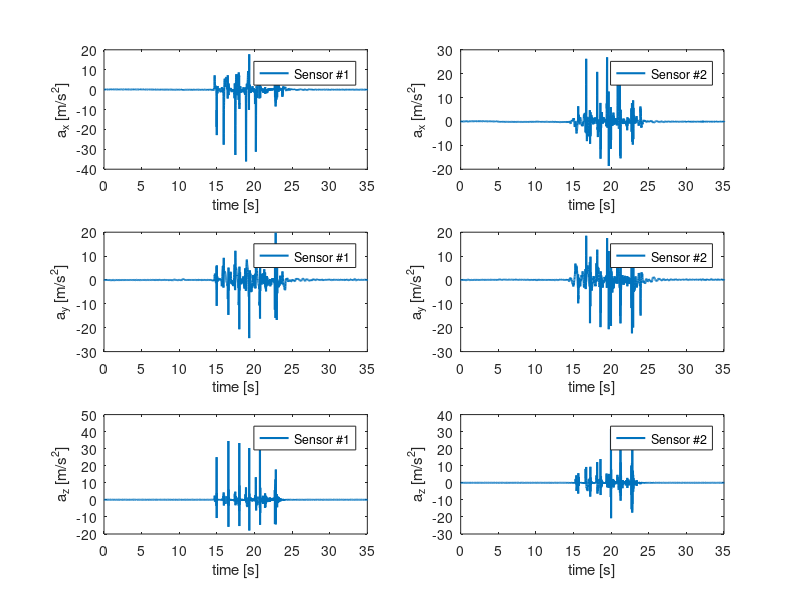
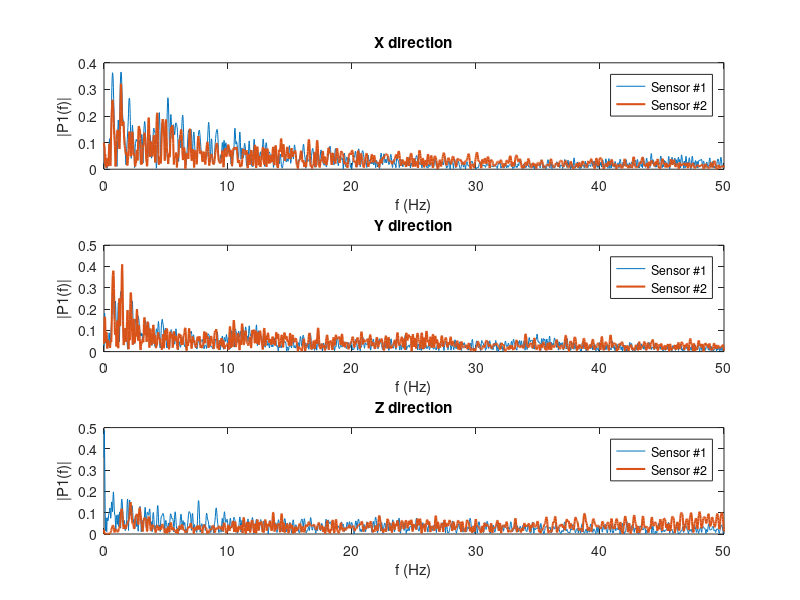
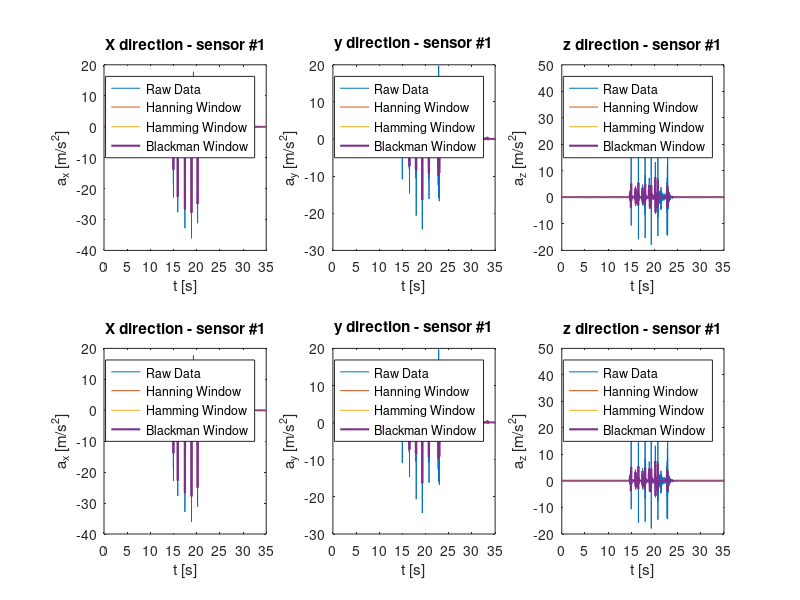
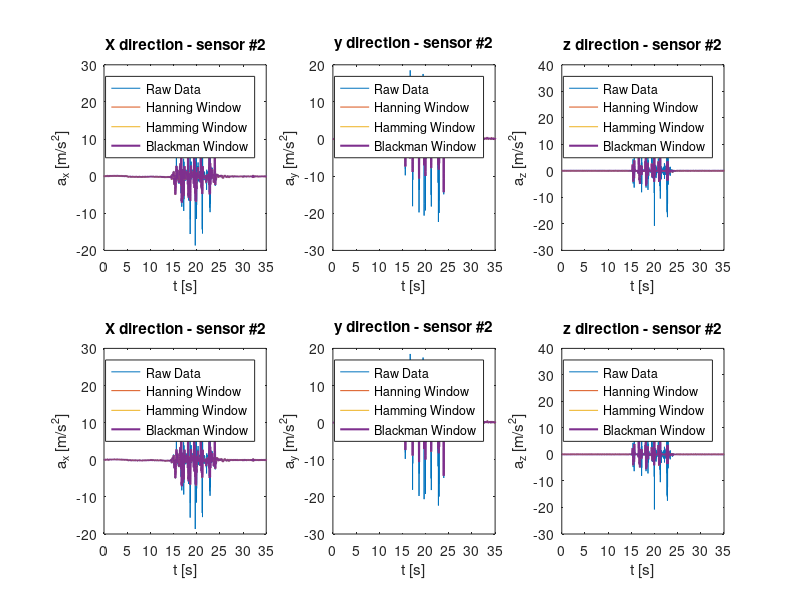

MATLAB code to generate these figures, in order: (Note: this script raises an error after producing the figures.)
clc
clear all
close all

%% Import Data
s1 = importdata('S1.mat');
s2 = importdata('S2.mat');

%% Data classification

ctr = input('Acceleration  type (1= Acceleration, 2 = Free acceleration) =      ');

    if ctr ==1 
        n1 = 3; n2 = 4; n3 = 5;
    else
        n1 = 6; n2 = 7; n3 = 8;
    end
A_x_s1 = s1(:,n1);
A_y_s1 = s1(:,n2);
A_z_s1 = s1(:,n3);
%%%%%%%%%%%%%%%%%%%%%%%%%%%%%
A_x_s2 = s2(:,n1);
A_y_s2 = s2(:,n2);
A_z_s2 = s2(:,n3);

%% Finding Time
Fs = 100;            % Sampling frequency                    
T = 1/Fs;             % Sampling period       
L = size(A_z_s1,1);             % Length of signal
t = (0:L-1)*T;        % Time vector
f = Fs*(0:(L/2))/L;

%% plot - time domain
h1= figure(1),set(gcf, 'Position', [0, 100, 1000, 550]);
subplot(3,2,1),plot(t,A_x_s1,'LineWidth', 1.5),legend('Sensor #1'),handlex9 = xlabel('time [s]');, handley9 = ylabel('a_x [m/s^2]');
xlim([0 35])
subplot(3,2,2),plot(t,A_x_s2,'LineWidth', 1.5),legend('Sensor #2'),handlex9 = xlabel('time [s]');, handley9 = ylabel('a_x [m/s^2]');
xlim([0 35])
subplot(3,2,3),plot(t,A_y_s1,'LineWidth', 1.5),legend('Sensor #1'),handlex9 = xlabel('time [s]');, handley9 = ylabel('a_y [m/s^2]');
xlim([0 35])
subplot(3,2,4),plot(t,A_y_s2,'LineWidth', 1.5),legend('Sensor #2'),handlex9 = xlabel('time [s]');, handley9 = ylabel('a_y [m/s^2]');
xlim([0 35])
subplot(3,2,5),plot(t,A_z_s1,'LineWidth', 1.5),legend('Sensor #1'),handlex9 = xlabel('time [s]');, handley9 = ylabel('a_z [m/s^2]');
xlim([0 35])
subplot(3,2,6),plot(t,A_z_s2,'LineWidth', 1.5),legend('Sensor #2'),handlex9 = xlabel('time [s]');, handley9 = ylabel('a_z [m/s^2]');
xlim([0 35])
%% Freq Domain
A_x_s1f = fft(A_x_s1);
P2A_x_s1f = abs(A_x_s1f/L);
P1A_x_s1f = P2A_x_s1f(1:L/2+1);
P1A_x_s1f(2:end-1) = 2*P1A_x_s1f(2:end-1);
%%%%%%%%%%%%%%%%%%%%%%%%%%%%%%%%%%%%%%%%%%%%%%%%%%%%%%%%%%
A_y_s1f = fft(A_y_s1);
P2A_y_s1f = abs(A_y_s1f/L);
P1A_y_s1f = P2A_y_s1f(1:L/2+1);
P1A_y_s1f(2:end-1) = 2*P1A_y_s1f(2:end-1);
%%%%%%%%%%%%%%%%%%%%%%%%%%%%%%%%%%%%%%%%%%%%%%%%%%%%%%%%%%
A_z_s1f = fft(abs(A_z_s1));
P2A_z_s1f = abs(A_z_s1f/L);
P1A_z_s1f = P2A_z_s1f(1:L/2+1);
P1A_z_s1f(2:end-1) = 2*P1A_z_s1f(2:end-1);
%%%%%%%%%%%%%%%%%%%%%%%%%%%%%%%%%%%%%%%%%%%%%%%%%%%%%%%%%%
A_x_s2f = fft(A_x_s2);
P2A_x_s2f = abs(A_x_s2f/L);
P1A_x_s2f = P2A_x_s2f(1:L/2+1);
P1A_x_s2f(2:end-1) = 2*P1A_x_s2f(2:end-1);
%%%%%%%%%%%%%%%%%%%%%%%%%%%%%%%%%%%%%%%%%%%%%%%%%%%%%%%%%%
A_y_s2f = fft(A_y_s2);
P2A_y_s2f = abs(A_y_s2f/L);
P1A_y_s2f = P2A_y_s2f(1:L/2+1);
P1A_y_s2f(2:end-1) = 2*P1A_y_s2f(2:end-1);
%%%%%%%%%%%%%%%%%%%%%%%%%%%%%%%%%%%%%%%%%%%%%%%%%%%%%%%%%%
A_z_s2f = fft(A_z_s2);
P2A_z_s2f = abs(A_z_s2f/L);
P1A_z_s2f = P2A_z_s2f(1:L/2+1);
P1A_z_s2f(2:end-1) = 2*P1A_z_s2f(2:end-1);
%%%%%%%%%%%%%%%%%%%%%%%%%%%%%%%%%%%%%%%%%%%%%%%%%%%%%%%%%%
h1= figure(2);
set(gcf, 'Position', [0, 100, 1000, 550]);
subplot(3,1,1),plot(f,P1A_x_s1f,f,P1A_x_s2f,'LineWidth', 1.5),title('X direction'),legend('Sensor #1', 'Sensor #2'),handlex9 = xlabel('f (Hz)');, handley9 = ylabel('|P1(f)|');
subplot(3,1,2),plot(f,P1A_y_s1f,f,P1A_y_s2f,'LineWidth', 1.5),title('Y direction'),legend('Sensor #1', 'Sensor #2'),handlex9 = xlabel('f (Hz)');, handley9 = ylabel('|P1(f)|');
subplot(3,1,3),plot(f,P1A_z_s1f,f,P1A_z_s2f,'LineWidth', 1.5),title('Z direction'),legend('Sensor #1', 'Sensor #2'),handlex9 = xlabel('f (Hz)');, handley9 = ylabel('|P1(f)|');

%% for slide
% h1= figure(30);
% set(gcf, 'Position', [0, 100, 1000, 550]);
% plot(f,P1A_x_s1f,f,P1A_x_s2f, f,P1A_y_s1f,f,P1A_y_s2f,f,P1A_z_s1f,f,P1A_z_s2f,'LineWidth', 1.5),legend('X direction of Sensor #1', 'X direction of Sensor #2', 'Y direction of Sensor #1', 'Y direction of Sensor #2', 'Z direction of Sensor #1', 'Z direction of Sensor #2'),handlex9 = xlabel('f (Hz)');, handley9 = ylabel('|P1(f)|');



%% Filter Design
fs = 100;

%%%%% FIR %%%%
PB = 10; % Pass Band Edge (Hz)
SB = 20; % Stop Band Edge (Hz)

TW = (SB-PB);
f1 = PB+(TW/2);
omega = 2*pi*(f1/fs);


%%%%%%%% Hanning Window %%%%%%%%

Nhann = 3.32*(fs/TW); % Hanning Window
Nhann = round(Nhann);

if rem(Nhann,2)==0
 Nhann = Nhann+1;
end

n_hann = [-(Nhann-1)/2:(Nhann-1)/2];
h_hann1 = (omega/pi).*sinc((omega/pi)*n_hann);

w_hann = hann(Nhann)';
h_hann = h_hann1.*w_hann;

b_hann = h_hann;
a_hann = 1;



A_x_s1_hnw = filtfilt(b_hann,a_hann,A_x_s1);
A_y_s1_hnw = filtfilt(b_hann,a_hann,A_y_s1);
A_z_s1_hnw = filtfilt(b_hann,a_hann,A_z_s1);

A_x_s2_hnw = filtfilt(b_hann,a_hann,A_x_s2);
A_y_s2_hnw = filtfilt(b_hann,a_hann,A_y_s2);
A_z_s2_hnw = filtfilt(b_hann,a_hann,A_z_s2);




%%%%%%%% Hamming Window %%%%%%%%
Nhamm = 3.44*(fs/TW); % Hamming Window
Nhamm = round(Nhamm);

if rem(Nhamm,2)==0
 Nhamm = Nhamm+1;
end

n_hamm = [-(Nhamm-1)/2:(Nhamm-1)/2];
h_hamm1 = (omega/pi).*sinc((omega/pi)*n_hamm);

w_hamm = hamming(Nhamm)';
h_hamm = h_hamm1.*w_hamm;

b_hamm = h_hamm;
a_hamm = 1;

A_x_s1_hmw = filtfilt(b_hamm,a_hamm,A_x_s1);
A_y_s1_hmw = filtfilt(b_hamm,a_hamm,A_y_s1);
A_z_s1_hmw = filtfilt(b_hamm,a_hamm,A_z_s1);

A_x_s2_hmw = filtfilt(b_hamm,a_hamm,A_x_s2);
A_y_s2_hmw = filtfilt(b_hamm,a_hamm,A_y_s2);
A_z_s2_hmw = filtfilt(b_hamm,a_hamm,A_z_s2);


%%%%%%%% Blackman Window %%%%%%%%
Nbl = 5.98*(fs/TW); % Blackman Window
Nbl = round(Nbl);

if rem(Nbl,2)==0
 Nbl = Nbl+1;
end

n_bl = [-(Nbl-1)/2:(Nbl-1)/2];
h_bl1 = (omega/pi).*sinc((omega/pi)*n_bl);

w_bl = blackman(Nbl)';
h_bl = h_bl1.*w_bl;

b_bl = h_bl;
a_bl = 1;

A_x_s1_bw = filtfilt(b_bl,a_bl,A_x_s1);
A_y_s1_bw = filtfilt(b_bl,a_bl,A_y_s1);
A_z_s1_bw = filtfilt(b_bl,a_bl,A_z_s1);

A_x_s2_bw = filtfilt(b_bl,a_bl,A_x_s2);
A_y_s2_bw = filtfilt(b_bl,a_bl,A_y_s2);
A_z_s2_bw = filtfilt(b_bl,a_bl,A_z_s2);

%%% IIR Filter %%%%

%%%%%%%% Butterworth %%%%%%%%
fc = 10; % cut-off freq
fs = 100; % sampling freq
n_bw = 4; % order of filter
[b_bw,a_bw] = butter(n_bw,fc/(fs/2));

A_x_s1_but = filtfilt(b_bw,a_bw,A_x_s1);
A_y_s1_but = filtfilt(b_bw,a_bw,A_y_s1);
A_z_s1_but = filtfilt(b_bw,a_bw,A_z_s1);

A_x_s2_but = filtfilt(b_bw,a_bw,A_x_s2);
A_y_s2_but = filtfilt(b_bw,a_bw,A_y_s2);
A_z_s2_but = filtfilt(b_bw,a_bw,A_z_s2);


%%%%%%%% Chebyshev Type I %%%%%%%%

n_ch = 4; % Chebyshev Type I order
fp_ch = 10; % Pass band edge frequency (Hz)
Rp_ch = 0.001; % Pass band ripple (dB)
wp_ch = (2*pi*fp_ch)/(fs*pi);
[b_ch,a_ch] = cheby1(n_ch,Rp_ch,wp_ch);  

A_x_s1_ch = filtfilt(b_ch,a_ch,A_x_s1);
A_y_s1_ch = filtfilt(b_ch,a_ch,A_y_s1);
A_z_s1_ch = filtfilt(b_ch,a_ch,A_z_s1);

A_x_s2_ch = filtfilt(b_ch,a_ch,A_x_s2);
A_y_s2_ch = filtfilt(b_ch,a_ch,A_y_s2);
A_z_s2_ch = filtfilt(b_ch,a_ch,A_z_s2);


%%%%%%%% Raw Data vs Filtered Data %%%%%%%%

%% FIR results
figure(3)
set(gcf, 'Position', [0, 100, 1000, 550]);
subplot(2,3,1),plot(t, A_x_s1, t,A_x_s1_hnw, t,A_x_s1_hmw, t,A_x_s1_bw,'LineWidth', 1.5),title('X direction - sensor #1'),legend('Raw Data', 'Hanning Window','Hamming Window','Blackman Window'),handlex9 = xlabel('t [s]');, handley9 = ylabel('a_x [m/s^2]');
xlim([0 35])
subplot(2,3,2),plot(t, A_y_s1, t,A_y_s1_hnw, t,A_y_s1_hmw, t,A_y_s1_bw,'LineWidth', 1.5),title('y direction - sensor #1'),legend('Raw Data', 'Hanning Window','Hamming Window','Blackman Window'),handlex9 = xlabel('t [s]');, handley9 = ylabel('a_y [m/s^2]');
xlim([0 35])
subplot(2,3,3),plot(t, A_z_s1, t,A_z_s1_hnw, t,A_z_s1_hmw, t,A_z_s1_bw,'LineWidth', 1.5),title('z direction - sensor #1'),legend('Raw Data', 'Hanning Window','Hamming Window','Blackman Window'),handlex9 = xlabel('t [s]');, handley9 = ylabel('a_z [m/s^2]');
xlim([0 35])
subplot(2,3,4),plot(t, A_x_s1, t,A_x_s1_hnw, t,A_x_s1_hmw, t,A_x_s1_bw,'LineWidth', 1.5),title('X direction - sensor #1'),legend('Raw Data', 'Hanning Window','Hamming Window','Blackman Window'),handlex9 = xlabel('t [s]');, handley9 = ylabel('a_x [m/s^2]');
xlim([0 35])
subplot(2,3,5),plot(t, A_y_s1, t,A_y_s1_hnw, t,A_y_s1_hmw, t,A_y_s1_bw,'LineWidth', 1.5),title('y direction - sensor #1'),legend('Raw Data', 'Hanning Window','Hamming Window','Blackman Window'),handlex9 = xlabel('t [s]');, handley9 = ylabel('a_y [m/s^2]');
xlim([0 35])
subplot(2,3,6),plot(t, A_z_s1, t,A_z_s1_hnw, t,A_z_s1_hmw, t,A_z_s1_bw,'LineWidth', 1.5),title('z direction - sensor #1'),legend('Raw Data', 'Hanning Window','Hamming Window','Blackman Window'),handlex9 = xlabel('t [s]');, handley9 = ylabel('a_z [m/s^2]');
xlim([0 35])

figure(4)
set(gcf, 'Position', [0, 100, 1000, 550]);
subplot(2,3,1),plot(t, A_x_s2, t,A_x_s2_hnw, t,A_x_s2_hmw, t,A_x_s2_bw,'LineWidth', 1.5),title('X direction - sensor #2'),legend('Raw Data', 'Hanning Window','Hamming Window','Blackman Window'),handlex9 = xlabel('t [s]');, handley9 = ylabel('a_x [m/s^2]');
xlim([0 35])
subplot(2,3,2),plot(t, A_y_s2, t,A_y_s2_hnw, t,A_y_s2_hmw, t,A_y_s2_bw,'LineWidth', 1.5),title('y direction - sensor #2'),legend('Raw Data', 'Hanning Window','Hamming Window','Blackman Window'),handlex9 = xlabel('t [s]');, handley9 = ylabel('a_y [m/s^2]');
xlim([0 35])
subplot(2,3,3),plot(t, A_z_s2, t,A_z_s2_hnw, t,A_z_s2_hmw, t,A_z_s2_bw,'LineWidth', 1.5),title('z direction - sensor #2'),legend('Raw Data', 'Hanning Window','Hamming Window','Blackman Window'),handlex9 = xlabel('t [s]');, handley9 = ylabel('a_z [m/s^2]');
xlim([0 35])
subplot(2,3,4),plot(t, A_x_s2, t,A_x_s2_hnw, t,A_x_s2_hmw, t,A_x_s2_bw,'LineWidth', 1.5),title('X direction - sensor #2'),legend('Raw Data', 'Hanning Window','Hamming Window','Blackman Window'),handlex9 = xlabel('t [s]');, handley9 = ylabel('a_x [m/s^2]');
xlim([0 35])
subplot(2,3,5),plot(t, A_y_s2, t,A_y_s2_hnw, t,A_y_s2_hmw, t,A_y_s2_bw,'LineWidth', 1.5),title('y direction - sensor #2'),legend('Raw Data', 'Hanning Window','Hamming Window','Blackman Window'),handlex9 = xlabel('t [s]');, handley9 = ylabel('a_y [m/s^2]');
xlim([0 35])
subplot(2,3,6),plot(t, A_z_s2, t,A_z_s2_hnw, t,A_z_s2_hmw, t,A_z_s2_bw,'LineWidth', 1.5),title('z direction - sensor #2'),legend('Raw Data', 'Hanning Window','Hamming Window','Blackman Window'),handlex9 = xlabel('t [s]');, handley9 = ylabel('a_z [m/s^2]');
xlim([0 35])


%% FIR results For slides
% close all
% 
% figure(1)
% set(gcf, 'Position', [0, 100, 1000, 550]);
% subplot(2,1,1),plot(t, A_x_s1, t,A_x_s1_hnw, t,A_x_s1_hmw, t,A_x_s1_bw,'LineWidth', 1.5),title('X direction - sensor #1'),legend('Raw Data', 'Hanning Window','Hamming Window','Blackman Window'),handlex9 = xlabel('t [s]');, handley9 = ylabel('a_x [m/s^2]');
% xlim([10 30])
% subplot(2,1,2),plot(t, A_x_s1, t,A_x_s1_hnw, t,A_x_s1_hmw, t,A_x_s1_bw,'LineWidth', 1.5),title('X direction - sensor #1'),legend('Raw Data', 'Hanning Window','Hamming Window','Blackman Window'),handlex9 = xlabel('t [s]');, handley9 = ylabel('a_x [m/s^2]');
% xlim([10 30])
% 
% figure(2)
% set(gcf, 'Position', [0, 100, 1000, 550]);
% subplot(2,1,1),plot(t, A_y_s1, t,A_y_s1_hnw, t,A_y_s1_hmw, t,A_y_s1_bw,'LineWidth', 1.5),title('y direction - sensor #1'),legend('Raw Data', 'Hanning Window','Hamming Window','Blackman Window'),handlex9 = xlabel('t [s]');, handley9 = ylabel('a_y [m/s^2]');
% xlim([10 30])
% subplot(2,1,2),plot(t, A_y_s1, t,A_y_s1_hnw, t,A_y_s1_hmw, t,A_y_s1_bw,'LineWidth', 1.5),title('y direction - sensor #1'),legend('Raw Data', 'Hanning Window','Hamming Window','Blackman Window'),handlex9 = xlabel('t [s]');, handley9 = ylabel('a_y [m/s^2]');
% xlim([10 30])
% 
% figure(3)
% set(gcf, 'Position', [0, 100, 1000, 550]);
% subplot(2,1,1),plot(t, A_z_s1, t,A_z_s1_hnw, t,A_z_s1_hmw, t,A_z_s1_bw,'LineWidth', 1.5),title('z direction - sensor #1'),legend('Raw Data', 'Hanning Window','Hamming Window','Blackman Window'),handlex9 = xlabel('t [s]');, handley9 = ylabel('a_z [m/s^2]');
% xlim([10 30])
% subplot(2,1,2),plot(t, A_z_s1, t,A_z_s1_hnw, t,A_z_s1_hmw, t,A_z_s1_bw,'LineWidth', 1.5),title('z direction - sensor #1'),legend('Raw Data', 'Hanning Window','Hamming Window','Blackman Window'),handlex9 = xlabel('t [s]');, handley9 = ylabel('a_z [m/s^2]');
% xlim([10 30])
%% IIR Results            

figure(5)
set(gcf, 'Position', [0, 100, 1000, 550]);
subplot(2,3,1),plot(t, A_x_s1, t,A_x_s1_but, t,A_x_s1_ch,'LineWidth', 1.5),title('X direction - sensor #1'),legend('Raw Data','Butterworth','Chebyshev Type I'),handlex9 = xlabel('t [s]');, handley9 = ylabel('a_x [m/s^2]');
xlim([10 30])
subplot(2,3,2),plot(t, A_y_s1, t,A_y_s1_but, t,A_y_s1_ch,'LineWidth', 1.5),title('y direction - sensor #1'),legend('Raw Data','Butterworth','Chebyshev Type I'),handlex9 = xlabel('t [s]');, handley9 = ylabel('a_y [m/s^2]');
xlim([10 30])
subplot(2,3,3),plot(t, A_z_s1, t,A_z_s1_but, t,A_z_s1_ch,'LineWidth', 1.5),title('z direction - sensor #1'),legend('Raw Data','Butterworth','Chebyshev Type I'),handlex9 = xlabel('t [s]');, handley9 = ylabel('a_z [m/s^2]');
xlim([10 30])
subplot(2,3,4),plot(t, A_x_s1, t,A_x_s1_but, t,A_x_s1_ch,'LineWidth', 1.5),title('X direction - sensor #1'),legend('Raw Data','Butterworth','Chebyshev Type I'),handlex9 = xlabel('t [s]');, handley9 = ylabel('a_x [m/s^2]');
xlim([10 30])
subplot(2,3,5),plot(t, A_y_s1, t,A_y_s1_but, t,A_y_s1_ch,'LineWidth', 1.5),title('y direction - sensor #1'),legend('Raw Data','Butterworth','Chebyshev Type I'),handlex9 = xlabel('t [s]');, handley9 = ylabel('a_y [m/s^2]');
xlim([10 30])
subplot(2,3,6),plot(t, A_z_s1, t,A_z_s1_but, t,A_z_s1_ch,'LineWidth', 1.5),title('z direction - sensor #1'),legend('Raw Data','Butterworth','Chebyshev Type I'),handlex9 = xlabel('t [s]');, handley9 = ylabel('a_z [m/s^2]');
xlim([10 30])

figure(6)
set(gcf, 'Position', [0, 100, 1000, 550]);
subplot(2,3,1),plot(t, A_x_s2, t,A_x_s2_but, t,A_x_s2_ch,'LineWidth', 1.5),title('X direction - sensor #2'),legend('Raw Data','Butterworth','Chebyshev Type I'),handlex9 = xlabel('t [s]');, handley9 = ylabel('a_x [m/s^2]');
xlim([0 35])
subplot(2,3,2),plot(t, A_y_s2, t,A_y_s2_but, t,A_y_s2_ch,'LineWidth', 1.5),title('y direction - sensor #2'),legend('Raw Data','Butterworth','Chebyshev Type I'),handlex9 = xlabel('t [s]');, handley9 = ylabel('a_y [m/s^2]');
xlim([0 35])
subplot(2,3,3),plot(t, A_z_s2, t,A_z_s2_but, t,A_z_s2_ch,'LineWidth', 1.5),title('z direction - sensor #2'),legend('Raw Data','Butterworth','Chebyshev Type I'),handlex9 = xlabel('t [s]');, handley9 = ylabel('a_z [m/s^2]');
xlim([0 35])
subplot(2,3,4),plot(t, A_x_s2, t,A_x_s2_but, t,A_x_s2_ch,'LineWidth', 1.5),title('X direction - sensor #2'),legend('Raw Data','Butterworth','Chebyshev Type I'),handlex9 = xlabel('t [s]');, handley9 = ylabel('a_x [m/s^2]');
xlim([0 35])
subplot(2,3,5),plot(t, A_y_s2, t,A_y_s2_but, t,A_y_s2_ch,'LineWidth', 1.5),title('y direction - sensor #2'),legend('Raw Data','Butterworth','Chebyshev Type I'),handlex9 = xlabel('t [s]');, handley9 = ylabel('a_y [m/s^2]');
xlim([0 35])
subplot(2,3,6),plot(t, A_z_s2, t,A_z_s2_but, t,A_z_s2_ch,'LineWidth', 1.5),title('z direction - sensor #2'),legend('Raw Data','Butterworth','Chebyshev Type I'),handlex9 = xlabel('t [s]');, handley9 = ylabel('a_z [m/s^2]');
xlim([0 35])
%% IIR results For slides
% close all
% figure(1)
% set(gcf, 'Position', [0, 100, 1000, 550]);
% subplot(2,1,1),plot(t, A_x_s1, t,A_x_s1_but, t,A_x_s1_ch,'LineWidth', 1.5),title('X direction - sensor #1'),legend('Raw Data','Butterworth','Chebyshev Type I'),handlex9 = xlabel('t [s]');, handley9 = ylabel('a_x [m/s^2]');
% xlim([10 30])
% subplot(2,1,2),plot(t, A_x_s1, t,A_x_s1_but, t,A_x_s1_ch,'LineWidth', 1.5),title('X direction - sensor #1'),legend('Raw Data','Butterworth','Chebyshev Type I'),handlex9 = xlabel('t [s]');, handley9 = ylabel('a_x [m/s^2]');
% xlim([10 30])
% 
% figure(2)
% set(gcf, 'Position', [0, 100, 1000, 550]);
% subplot(2,1,1),plot(t, A_y_s1, t,A_y_s1_but, t,A_y_s1_ch,'LineWidth', 1.5),title('y direction - sensor #1'),legend('Raw Data','Butterworth','Chebyshev Type I'),handlex9 = xlabel('t [s]');, handley9 = ylabel('a_y [m/s^2]');
% xlim([10 30])
% subplot(2,1,2),plot(t, A_y_s1, t,A_y_s1_but, t,A_y_s1_ch,'LineWidth', 1.5),title('y direction - sensor #1'),legend('Raw Data','Butterworth','Chebyshev Type I'),handlex9 = xlabel('t [s]');, handley9 = ylabel('a_y [m/s^2]');
% xlim([10 30])
% 
% figure(3)
% set(gcf, 'Position', [0, 100, 1000, 550]);
% subplot(2,1,1),plot(t, A_z_s1, t,A_z_s1_but, t,A_z_s1_ch,'LineWidth', 1.5),title('z direction - sensor #1'),legend('Raw Data','Butterworth','Chebyshev Type I'),handlex9 = xlabel('t [s]');, handley9 = ylabel('a_z [m/s^2]');
% xlim([10 30])
% subplot(2,1,2),plot(t, A_z_s1, t,A_z_s1_but, t,A_z_s1_ch,'LineWidth', 1.5),title('z direction - sensor #1'),legend('Raw Data','Butterworth','Chebyshev Type I'),handlex9 = xlabel('t [s]');, handley9 = ylabel('a_z [m/s^2]');
% xlim([10 30])


%% Velocity Plot

%%%%%%%% Data input for integral %%%%%%%%
data1 = [A_x_s1 A_y_s1 A_z_s1]; %raw data sensor #1
data2 = [A_x_s2 A_y_s2 A_z_s2]; %raw data sensor #1
data1_but = [A_x_s1_but A_y_s1_but A_z_s1_but]; %Filtered Butterworth  sensor #1
data2_but = [A_x_s2_but A_y_s2_but A_z_s2_but]; %Filtered Butterworth  sensor #2

data1_ch = [A_x_s1_ch A_y_s1_ch A_z_s1_ch]; %Filtered Chebyshev Type I sensor #1
data2_ch = [A_x_s2_ch A_y_s2_ch A_z_s2_ch]; %Filtered Chebyshev Type I sensor #2

data1_hnw = [A_x_s1_hnw A_y_s1_hnw A_z_s1_hnw]; %Filtered hanning sensor #1
data2_hnw = [A_x_s2_hnw A_y_s2_hnw A_z_s2_hnw]; %Filtered hanning sensor #1

data1_hmw = [A_x_s1_hmw A_y_s1_hmw A_z_s1_hmw]; %Filtered hamming sensor #1
data2_hmw = [A_x_s2_hmw A_y_s2_hmw A_z_s2_hmw]; %Filtered hamming sensor #1

data1_bw = [A_x_s1_bw A_y_s1_bw A_z_s1_bw]; %Filtered Blackman sensor #1
data2_bw = [A_x_s2_bw A_y_s2_bw A_z_s2_bw]; %Filtered Blackman sensor #1

%%%%%%%% Velocity %%%%%%%%
%x
[time,vel_x]=velfinder(data1,data2,1);
[~,vel_x_but]=velfinder(data1_but,data2_but,1);
[~,vel_x_ch]=velfinder(data1_ch,data2_ch,1);
[~,vel_x_hnw]=velfinder(data1_hnw,data2_hnw,1);
[~,vel_x_hmw]=velfinder(data1_hmw,data2_hmw,1);
[~,vel_x_bw]=velfinder(data1_bw,data2_bw,1);

%y
[~,vel_y]=velfinder(data1,data2,2);
[~,vel_y_but]=velfinder(data1_but,data2_but,2);
[~,vel_y_ch]=velfinder(data1_ch,data2_ch,2);
[~,vel_y_hnw]=velfinder(data1_hnw,data2_hnw,2);
[~,vel_y_hmw]=velfinder(data1_hmw,data2_hmw,2);
[~,vel_y_bw]=velfinder(data1_bw,data2_bw,2);

%z
[~,vel_z]=velfinder(data1,data2,3);
[~,vel_z_but]=velfinder(data1_but,data2_but,3);
[~,vel_z_ch]=velfinder(data1_ch,data2_ch,3);
[~,vel_z_hnw]=velfinder(data1_hnw,data2_hnw,3);
[~,vel_z_hmw]=velfinder(data1_hmw,data2_hmw,3);
[~,vel_z_bw]=velfinder(data1_bw,data2_bw,3);


%%%%%%%% position %%%%%%%%
%x
[time_x,pos_x]=posfinder(data1,data2,1);
[~,pos_x_but]=posfinder(data1_but,data2_but,1);
[~,pos_x_ch]=posfinder(data1_ch,data2_ch,1);
[~,pos_x_hnw]=posfinder(data1_hnw,data2_hnw,1);
[~,pos_x_hmw]=posfinder(data1_hmw,data2_hmw,1);
[~,pos_x_bw]=posfinder(data1_bw,data2_bw,1);

%y
[~,pos_y]=posfinder(data1,data2,2);
[~,pos_y_but]=posfinder(data1_but,data2_but,2);
[~,pos_y_ch]=posfinder(data1_ch,data2_ch,2);
[~,pos_y_hnw]=posfinder(data1_hnw,data2_hnw,2);
[~,pos_y_hmw]=posfinder(data1_hmw,data2_hmw,2);
[~,pos_y_bw]=posfinder(data1_bw,data2_bw,2);

%z
[~,pos_z]=posfinder(data1,data2,3);
[~,pos_z_but]=posfinder(data1_but,data2_but,3);
[~,pos_z_ch]=posfinder(data1_ch,data2_ch,3);
[~,pos_z_hnw]=posfinder(data1_hnw,data2_hnw,3);
[~,pos_z_hmw]=posfinder(data1_hmw,data2_hmw,3);
[~,pos_z_bw]=posfinder(data1_bw,data2_bw,3);


%% Velocity

figure(7)
set(gcf, 'Position', [0, 100, 1000, 550]);
subplot(3,1,1),plot(time, vel_x(:,1), time, vel_x_hnw(:,1), time, vel_x_hmw(:,1), time, vel_x_bw(:,1),'LineWidth', 1.5),title('Velocity in X direction - sensor #1'),legend('Raw Data', 'Hanning Window','Hamming Window','Blackman Window'),handlex9 = xlabel('t [s]');, handley9 = ylabel('v_x [m/s]');
xlim([0 35])
subplot(3,1,2),plot(time, vel_y(:,1), time, vel_y_hnw(:,1), time, vel_y_hmw(:,1), time, vel_y_bw(:,1),'LineWidth', 1.5),title('Velocity in y direction - sensor #1'),legend('Raw Data', 'Hanning Window','Hamming Window','Blackman Window'),handlex9 = xlabel('t [s]');, handley9 = ylabel('v_y [m/s]');
xlim([0 35])
subplot(3,1,3),plot(time, vel_z(:,1), time, vel_z_hnw(:,1), time, vel_z_hmw(:,1), time, vel_z_bw(:,1),'LineWidth', 1.5),title('Velocity in z direction - sensor #1'),legend('Raw Data', 'Hanning Window','Hamming Window','Blackman Window'),handlex9 = xlabel('t [s]');, handley9 = ylabel('v_z [m/s]');
xlim([0 35])

figure(8)
set(gcf, 'Position', [0, 100, 1000, 550]);
subplot(3,1,1),plot(time, vel_x(:,2), time, vel_x_hnw(:,2), time, vel_x_hmw(:,2), time, vel_x_bw(:,2),'LineWidth', 1.5),title('Velocity in X direction - sensor #2'),legend('Raw Data', 'Hanning Window','Hamming Window','Blackman Window'),handlex9 = xlabel('t [s]');, handley9 = ylabel('v_x [m/s]');
xlim([0 35])
subplot(3,1,2),plot(time, vel_y(:,2), time, vel_y_hnw(:,2), time, vel_y_hmw(:,2), time, vel_y_bw(:,2),'LineWidth', 1.5),title('Velocity in y direction - sensor #2'),legend('Raw Data', 'Hanning Window','Hamming Window','Blackman Window'),handlex9 = xlabel('t [s]');, handley9 = ylabel('v_y [m/s]');
xlim([0 35])
subplot(3,1,3),plot(time, vel_z(:,2), time, vel_z_hnw(:,2), time, vel_z_hmw(:,2), time, vel_z_bw(:,2),'LineWidth', 1.5),title('Velocity in z direction - sensor #2'),legend('Raw Data', 'Hanning Window','Hamming Window','Blackman Window'),handlex9 = xlabel('t [s]');, handley9 = ylabel('v_z [m/s]');
xlim([0 35])

figure(9)
set(gcf, 'Position', [0, 100, 1000, 550]);
subplot(3,1,1),plot(time, vel_x(:,1), time, vel_x_but(:,1), time, vel_x_ch(:,1),'LineWidth', 1.5),title('Velocity in X direction - sensor #1'),legend('Raw Data','Butterworth','Chebyshev Type I'),handlex9 = xlabel('t [s]');, handley9 = ylabel('v_x [m/s]');
xlim([0 35])
subplot(3,1,2),plot(time, vel_y(:,1), time, vel_y_but(:,1), time, vel_y_ch(:,1),'LineWidth', 1.5),title('Velocity in y direction - sensor #1'),legend('Raw Data','Butterworth','Chebyshev Type I'),handlex9 = xlabel('t [s]');, handley9 = ylabel('v_y [m/s]');
xlim([0 35])
subplot(3,1,3),plot(time, vel_z(:,1), time, vel_z_but(:,1), time, vel_z_ch(:,1),'LineWidth', 1.5),title('Velocity in z direction - sensor #1'),legend('Raw Data','Butterworth','Chebyshev Type I'),handlex9 = xlabel('t [s]');, handley9 = ylabel('v_z [m/s]');
xlim([0 35])

figure(10)
set(gcf, 'Position', [0, 100, 1000, 550]);
subplot(3,1,1),plot(time, vel_x(:,2), time, vel_x_but(:,2), time, vel_x_ch(:,2),'LineWidth', 1.5),title('Velocity in X direction - sensor #2'),legend('Raw Data','Butterworth','Chebyshev Type I'),handlex9 = xlabel('t [s]');, handley9 = ylabel('v_x [m/s]');
xlim([0 35])
subplot(3,1,2),plot(time, vel_y(:,2), time, vel_y_but(:,2), time, vel_y_ch(:,2),'LineWidth', 1.5),title('Velocity in y direction - sensor #2'),legend('Raw Data','Butterworth','Chebyshev Type I'),handlex9 = xlabel('t [s]');, handley9 = ylabel('v_y [m/s]');
xlim([0 35])
subplot(3,1,3),plot(time, vel_z(:,2), time, vel_z_but(:,2), time, vel_z_ch(:,2),'LineWidth', 1.5),title('Velocity in z direction - sensor #2'),legend('Raw Data','Butterworth','Chebyshev Type I'),handlex9 = xlabel('t [s]');, handley9 = ylabel('v_z [m/s]');
xlim([0 35])

%%  Position results
figure(11)
set(gcf, 'Position', [0, 100, 1000, 550]);
subplot(3,1,1),plot(time_x, pos_x(:,1), time_x, pos_x_hnw(:,1), time_x, pos_x_hmw(:,1), time_x, pos_x_bw(:,1),'LineWidth', 1.5),title('Displacement in X direction - sensor #1'),legend('Raw Data', 'Hanning Window','Hamming Window','Blackman Window'),handlex9 = xlabel('t [s]');, handley9 = ylabel('x [m]');
xlim([0 35])
subplot(3,1,2),plot(time_x, pos_y(:,1), time_x, pos_y_hnw(:,1), time_x, pos_y_hmw(:,1), time_x, pos_y_bw(:,1),'LineWidth', 1.5),title('Displacement in y direction - sensor #1'),legend('Raw Data', 'Hanning Window','Hamming Window','Blackman Window'),handlex9 = xlabel('t [s]');, handley9 = ylabel('y [m]');
xlim([0 35])
subplot(3,1,3),plot(time_x, pos_z(:,1), time_x, pos_z_hnw(:,1), time_x, pos_z_hmw(:,1), time_x, pos_z_bw(:,1),'LineWidth', 1.5),title('Displacement in z direction - sensor #1'),legend('Raw Data', 'Hanning Window','Hamming Window','Blackman Window'),handlex9 = xlabel('t [s]');, handley9 = ylabel('z [m]');
xlim([0 35])

figure(12)
set(gcf, 'Position', [0, 100, 1000, 550]);
subplot(3,1,1),plot(time_x, pos_x(:,2), time_x, pos_x_hnw(:,2), time_x, pos_x_hmw(:,2), time_x, pos_x_bw(:,2),'LineWidth', 1.5),title('Displacement in X direction - sensor #2'),legend('Raw Data', 'Hanning Window','Hamming Window','Blackman Window'),handlex9 = xlabel('t [s]');, handley9 = ylabel('x [m]');
xlim([0 35])
subplot(3,1,2),plot(time_x, pos_y(:,2), time_x, pos_y_hnw(:,2), time_x, pos_y_hmw(:,2), time_x, pos_y_bw(:,2),'LineWidth', 1.5),title('Displacement in y direction - sensor #2'),legend('Raw Data', 'Hanning Window','Hamming Window','Blackman Window'),handlex9 = xlabel('t [s]');, handley9 = ylabel('y [m]');
xlim([0 35])
subplot(3,1,3),plot(time_x, pos_z(:,2), time_x, pos_z_hnw(:,2), time_x, pos_z_hmw(:,2), time_x, pos_z_bw(:,2),'LineWidth', 1.5),title('Displacement in z direction - sensor #2'),legend('Raw Data', 'Hanning Window','Hamming Window','Blackman Window'),handlex9 = xlabel('t [s]');, handley9 = ylabel('z [m]');


figure(13)
set(gcf, 'Position', [0, 100, 1000, 550]);
subplot(3,1,1),plot(time_x, pos_x(:,1), time_x, pos_x_but(:,1), time_x, pos_x_ch(:,1),'LineWidth', 1.5),title('Displacement in X direction - sensor #1'),legend('Raw Data','Butterworth','Chebyshev Type I'),handlex9 = xlabel('t [s]');, handley9 = ylabel('x [m]');
xlim([0 35])
subplot(3,1,2),plot(time_x, pos_y(:,1), time_x, pos_y_but(:,1), time_x, pos_y_ch(:,1),'LineWidth', 1.5),title('Displacement in y direction - sensor #1'),legend('Raw Data','Butterworth','Chebyshev Type I'),handlex9 = xlabel('t [s]');, handley9 = ylabel('y [m]');
xlim([0 35])
subplot(3,1,3),plot(time_x, pos_z(:,1), time_x, pos_z_but(:,1), time_x, pos_z_ch(:,1),'LineWidth', 1.5),title('Displacement in z direction - sensor #1'),legend('Raw Data','Butterworth','Chebyshev Type I'),handlex9 = xlabel('t [s]');, handley9 = ylabel('z [m]');
xlim([0 35])

figure(14)
set(gcf, 'Position', [0, 100, 1000, 550]);
subplot(3,1,1),plot(time_x, pos_x(:,2), time_x, pos_x_but(:,2), time_x, pos_x_ch(:,2),'LineWidth', 1.5),title('Displacement in X direction - sensor #2'),legend('Raw Data','Butterworth','Chebyshev Type I'),handlex9 = xlabel('t [s]');, handley9 = ylabel('x [m]');
xlim([0 35])
subplot(3,1,2),plot(time_x, pos_y(:,2), time_x, pos_y_but(:,2), time_x, pos_y_ch(:,2),'LineWidth', 1.5),title('Displacement in y direction - sensor #2'),legend('Raw Data','Butterworth','Chebyshev Type I'),handlex9 = xlabel('t [s]');, handley9 = ylabel('y [m]]');
xlim([0 35])
subplot(3,1,3),plot(time_x, pos_z(:,2), time_x, pos_z_but(:,2), time_x, pos_z_ch(:,2),'LineWidth', 1.5),title('Displacement in z direction - sensor #2'),legend('Raw Data','Butterworth','Chebyshev Type I'),handlex9 = xlabel('t [s]');, handley9 = ylabel('z [m]');
xlim([0 35])


figure(16)
plot(time_x, pos_x(:,1), time_x, pos_x(:,2),'LineWidth', 1.5),title('Displacement in x direction'),legend('Sensor #1','Sensor #2'),handlex9 = xlabel('t [s]');, handley9 = ylabel('x [m]');
xlim([14 24])

%% Filter Config
figure(15)
set(gcf, 'Position', [0, 100, 1000, 550]);

% Pole-Zero map
subplot(3,5,1),zplane(b_hann,a_hann),title('Hanning Window');
subplot(3,5,2),zplane(b_hamm,a_hamm),title('Hamming Window');
subplot(3,5,3),zplane(b_bl,a_bl),title('Blackman Window');
subplot(3,5,4),zplane(b_bw,a_bw),title('Butterworth');
subplot(3,5,5),zplane(b_ch,a_ch),title('Chebyshev Type I');

% Impulse Response
subplot(3,5,6),impz(b_hann,a_hann),title('Hanning Window');
subplot(3,5,7),impz(b_hamm,a_hamm),title('Hamming Window');
subplot(3,5,8),impz(b_bl,a_bl),title('Blackman Window');
subplot(3,5,9),impz(b_bw,a_bw),title('Butterworth');
subplot(3,5,10),impz(b_ch,a_ch),title('Chebyshev Type I');

% Step Response
subplot(3,5,11),stepz(b_hann,a_hann),title('Hanning Window');
subplot(3,5,12),stepz(b_hamm,a_hamm),title('Hamming Window');
subplot(3,5,13),stepz(b_bl,a_bl),title('Blackman Window');
subplot(3,5,14),stepz(b_bw,a_bw),title('Butterworth');
subplot(3,5,15),stepz(b_ch,a_ch),title('Chebyshev Type I');

%% Filter Shape

% Hanning Window
figure(16)
set(gcf, 'Position', [10, 200, 1200, 800]);
freqz(b_hann,a_hann),title('Hanning Window');

% Hamming Window
figure(17)
set(gcf, 'Position', [10, 200, 1200, 800]);
freqz(b_hamm,a_hamm),title('Hamming Window');

% Blackman Window
figure(18)
set(gcf, 'Position', [10, 200, 1200, 800]);
freqz(b_bl,a_bl),title('Blackman Window');

% Butterworth
figure(19)
set(gcf, 'Position', [10, 200, 1200, 800]);
subplot(2,5,[4,9]),freqz(b_bw,a_bw),title('Butterworth');

% Chebyshev Type I
figure(20)
set(gcf, 'Position', [10, 200, 1200, 800]);
subplot(2,5,[5,10]),freqz(b_ch,a_ch),title('Chebyshev Type I');
